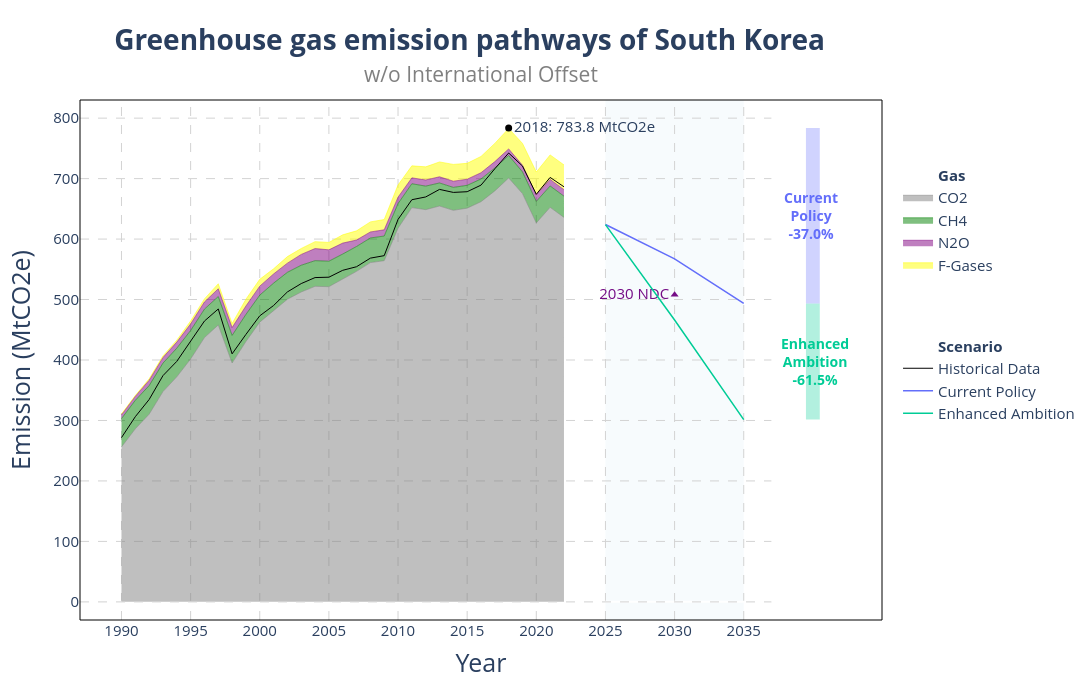

The cell this chart's notebook holds for it:
### Code cell
fig = go.Figure()

# emiss_2018 = 727.6
emiss_2018 = 783.8
# emiss_2018_net = 742.31
x_center = 2040
width = 1
# offset = 4.9574  # BPESD upward shift

emiss_2035_cur = dfOut.set_index(['scenario', 'Year'])['value'].get((cp_scen_nm, 2035))
emiss_2035_enh = dfOut.set_index(['scenario', 'Year'])['value'].get((ep_scen_nm, 2035))

reduc_cur = (1 - (emiss_2035_cur / emiss_2018)) * 100
reduc_enh = (1 - (emiss_2035_enh / emiss_2018)) * 100

# === Legend Group: Gases ===
# fig.add_trace(go.Scatter(
#     x=[None], y=[None], mode='lines',
#     line=dict(color='rgba(0,0,0,0)'),
#     name='<b>Sector</b>', showlegend=True, hoverinfo='skip'
# ))

# fig.add_trace(go.Scatter(
#     x=dfHist['index'],
#     y=dfHist['순배출량'] / 1000,
#     mode='lines', name='Total GHG (incl. LULUCF)',
#     line=dict(color='black', width=1)
# ))


# fig.add_trace(go.Scatter(
#     x=dfHist['index'],
#     y=dfHist['a. 공공전기 및 열 생산'] / 1000,
#     mode='lines', name='Electricity',
#     line=dict(color='black', width=1, dash='dash')
# ))

# === Legend Group: Gases ===
fig.add_trace(go.Scatter(
    x=[None], y=[None], mode='lines',
    line=dict(color='rgba(0,0,0,0)'),
    name='<br><br><br><b>Gas</b>', showlegend=True, hoverinfo='skip'
))
fig.add_trace(go.Scatter(x=dfHistGas['Year'], y=dfHistGas['CO2_stack'],
    mode='lines', name='CO2', fill='tozeroy',
    line=dict(width=0.5, color='grey')
))
fig.add_trace(go.Scatter(x=dfHistGas['Year'], y=dfHistGas['CH4_stack'],
    mode='lines', name='CH4', fill='tonexty',
    line=dict(width=0.5, color='green')
))
fig.add_trace(go.Scatter(x=dfHistGas['Year'], y=dfHistGas['N2O_stack'],
    mode='lines', name='N2O', fill='tonexty',
    line=dict(width=0.5, color='purple')
))
fig.add_trace(go.Scatter(x=dfHistGas['Year'], y=dfHistGas['FGas_stack'],
    mode='lines', name='F-Gases', fill='tonexty',
    line=dict(width=0.5, color='yellow')
))

fig.add_trace(go.Scatter(
    x=[2030], y=[emiss_2018 * 0.6 + 37.5],
    mode='markers+text',
    marker=dict(color='#750D86', size=7, symbol='triangle-up'),
    text='2030 NDC', textposition="middle left",
    textfont=dict(size=15, color="#750D86"),
    showlegend=False
))

# === Static Reference Point ===
fig.add_trace(go.Scatter(
    x=[2018], y=[emiss_2018],
    mode='markers+text',
    marker=dict(color='black', size=7),
    text=f'2018: {emiss_2018} MtCO2e',
    textposition='middle right',
    textfont=dict(size=15),
    showlegend=False
))

# === Legend Group: Scenarios ===
fig.add_trace(go.Scatter(
    x=[None], y=[None], mode='lines',
    line=dict(color='rgba(0,0,0,0)'),
    name='<br><br><br><b>Scenario</b>', showlegend=True, hoverinfo='skip'
))

fig.add_trace(go.Scatter(
    x=dfHist['index'],
    y=dfHist['순배출량'] / 1000,
    mode='lines', name='Historical Data',
    line=dict(color='black', width=1)
))

fig.add_trace(go.Scatter(
    x=dfOut[(dfOut['scenario'] == cp_scen_nm) & (dfOut['Year'] >= 2025)]['Year'],
    y=dfOut[(dfOut['scenario'] == cp_scen_nm) & (dfOut['Year'] >= 2025)]['value'],
    mode='lines', name='Current Policy',
    line=dict(color='#636EFA', width=1.5)
))

fig.add_trace(go.Scatter(
    x=dfOut[(dfOut['scenario'] == ep_scen_nm) & (dfOut['Year'] >= 2025)]['Year'],
    y=dfOut[(dfOut['scenario'] == ep_scen_nm) & (dfOut['Year'] >= 2025)]['value'],
    mode='lines', name='Enhanced Ambition',
    line=dict(color='#00CC96', width=1.5)
))

# fig.add_trace(go.Scatter(
#     x=dfOutPower[(dfOutPower['scenario'] == cp_scen_nm) & (dfOutPower['Year'] >= 2025)]['Year'],
#     y=dfOutPower[(dfOutPower['scenario'] == cp_scen_nm) & (dfOutPower['Year'] >= 2025)]['value'],
#     mode='lines', name='Current Policy',
#     line=dict(color='#636EFA', width=1.5, dash='dash'),
#     showlegend=False
# ))

# fig.add_trace(go.Scatter(
#     x=dfOutPower[(dfOutPower['scenario'] == ep_scen_nm) & (dfOutPower['Year'] >= 2005)]['Year'],
#     y=dfOutPower[(dfOutPower['scenario'] == ep_scen_nm) & (dfOutPower['Year'] >= 2005)]['value'],
#     mode='lines', name='Enhanced Ambition',
#     line=dict(color='#00CC96', width=1.5, dash='dash'),
#     showlegend=False
# ))

# === Axes & Layout ===
fig.update_layout(
    title="<b>Greenhouse gas emission pathways of South Korea</b>",
    title_font_size=28,
    title_x=0.43,
    legend_traceorder="normal",
    legend_title='',
    legend_font_size=15,
    plot_bgcolor='rgba(0,0,0,0)',
    width=1200,
    height=700,
    xaxis=dict(
        showgrid=False,
        title="Year", title_font_size=25,
        tickvals=list(range(1990, 2040, 5)),
        tickfont_size=15,
        range=[1987, 2045]
    ),
    yaxis=dict(
        showgrid=False,
        title="Emission (MtCO2e)", title_font_size=25,
        tickvals=list(range(0, 801, 100)),
        tickfont_size=15,
        range=[-30, 830]
    )
)

# === Reduction Boxes (overlay bars) ===
fig.add_trace(go.Scatter(
    x=[x_center - width / 2, x_center + width / 2, x_center + width / 2, x_center - width / 2],
    y=[emiss_2035_cur, emiss_2035_cur, emiss_2035_enh, emiss_2035_enh],
    fill='toself', fillcolor='rgba(0,204,150,0.3)',
    line=dict(color='rgba(0,0,0,0)'), hoverinfo='skip', showlegend=False
))
fig.add_trace(go.Scatter(
    x=[x_center - width / 2, x_center + width / 2, x_center + width / 2, x_center - width / 2],
    y=[emiss_2018, emiss_2018, emiss_2035_cur, emiss_2035_cur],
    fill='toself', fillcolor='rgba(99,110,250,0.3)',
    line=dict(color='rgba(0,0,0,0)'), hoverinfo='skip', showlegend=False
))

# === Reduction Labels ===
fig.add_annotation(
    x=x_center - 0.15, y=(emiss_2018 + emiss_2035_cur) / 2,
    text=f"<b>Current<br>Policy<br>-{reduc_cur:.1f}%</b>",
    showarrow=False, font=dict(size=14, color="#636EFA")
)
fig.add_annotation(
    x=x_center + 0.15, y=(emiss_2035_enh + emiss_2035_cur) / 2,
    text=f"<b>Enhanced<br>Ambition<br>-{reduc_enh:.1f}%</b>",
    showarrow=False, font=dict(size=14, color="#00CC96")
)

# === Reduction Boxes (overlay bars) ===
# fig.add_trace(go.Scatter(
#     x=[x_center - width / 2, x_center + width / 2, x_center + width / 2, x_center - width / 2],
#     y=[119.0679, 119.0679, 40.657, 40.657],
#     fill='toself', fillcolor='rgba(0,204,150,0.3)',
#     line=dict(color='rgba(0,0,0,0)'), hoverinfo='skip', showlegend=False
# ))

# fig.add_trace(go.Bar(
#     x=[x_center],
#     y=[278.84-40.657],
#     base=[40.657],  # for positioning
#     width=width,
#     marker=dict(
#         color='rgba(99,110,250,0.3)',
#         pattern=dict(
#             shape='\\',  # options: '/', '\\', 'x', '-', '|', '+', '.'
#             fillmode='overlay',
#             size=5,
#             solidity=0.2
#         )
#     ),
#     showlegend=False
# ))

# fig.add_trace(go.Scatter(
#     x=[x_center - width / 2, x_center + width / 2, x_center + width / 2, x_center - width / 2],
#     y=[278.84, 278.84, 119.0679, 119.0679],
#     fill='toself', fillcolor='rgba(99,110,250,0.3)',
#     line=dict(color='rgba(0,0,0,0)'), hoverinfo='skip', showlegend=False
# ))

# reduc_cur_power = 100 * (1 - 119.0679/278.84)
# reduc_enh_power = 100 * (1 - 40.657/278.84)

# # === Reduction Labels ===
# fig.add_annotation(
#     x=x_center - 0.15, y=(278.84 + 119.0679) / 2,
#     text=f"<b>-{reduc_cur_power:.1f}%</b>",
#     showarrow=False, font=dict(size=14, color="#636EFA")
# )
# fig.add_annotation(
#     x=x_center + 0.15, y=(40.657 + 119.0679) / 2,
#     text=f"<b>-{reduc_enh_power:.1f}%</b>",
#     showarrow=False, font=dict(size=14, color="#00CC96")
# )


# === Grid Lines (manual dashed lines) ===
for x in range(1990, 2040, 5):
    fig.add_shape(type="line", x0=x, x1=x, y0=-30, y1=830,
                  line=dict(color="LightGrey", width=1, dash="dash"),
                  layer='below')
for y in range(0, 831, 100):
    fig.add_shape(type="line", x0=1987, x1=2037, y0=y, y1=y,
                  line=dict(color="LightGrey", width=1, dash="dash"),
                  layer='below')
fig.add_shape(type="line", x0=1987, x1=2037, y0=0, y1=0,
              line=dict(color="LightGrey", width=1, dash="dash"),
              layer='above')

# === Optional: Highlight window 2025–2035 ===
fig.add_vrect(x0=2025, x1=2035, fillcolor="LightBlue", opacity=0.1,
              layer="below", line_width=0)

# === Box Around Plot ===
fig.add_shape(
    type="rect", xref="paper", yref="paper",
    x0=0, x1=1, y0=0, y1=1,
    line=dict(color="black", width=1),
    layer="above"
)

fig.add_annotation(
    text="w/o International Offset",
    xref="paper", 
    yref="paper",
    x=0.5,
    y=1.08,
    showarrow=False,
    font=dict(size=21, color="grey"),
    align="center"
)
fig.write_image("./fig/emiss_tot.png", scale=1)
fig

### Figure 1 — Plotly figure (JSON) as saved in the notebook; plotly's stock layout.template omitted (floating-point values rounded to 4 significant figures)
{"data": [{"hoverinfo": "skip", "line": {"color": "rgba(0,0,0,0)"}, "mode": "lines", "name": "<br><br><br><b>Gas</b>", "showlegend": true, "type": "scatter", "x": [null], "y": [null]}, {"fill": "tozeroy", "line": {"color": "grey", "width": 0.5}, "mode": "lines", "name": "CO2", "type": "scatter", "x": [1990, 1991, 1992, 1993, 1994, 1995, 1996, 1997, 1998, 1999, 2000, 2001, 2002, 2003, 2004, 2005, 2006, 2007, 2008, 2009, 2010, 2011, 2012, 2013, 2014, 2015, 2016, 2017, 2018, 2019, 2020, 2021, 2022], "y": [256.2, 286.2, 310.4, 347.7, 372.2, 401.7, 437.1, 457.9, 395.0, 430.5, 462.6, 482.3, 500.5, 512.5, 521.9, 521.3, 533.4, 546.7, 561.1, 564.3, 618.0, 652.0, 648.7, 654.7, 647.5, 651.1, 661.8, 679.6, 701.1, 675.2, 626.7, 652.5, 635.8]}, {"fill": "tonexty", "line": {"color": "green", "width": 0.5}, "mode": "lines", "name": "CH4", "type": "scatter", "x": [1990, 1991, 1992, 1993, 1994, 1995, 1996, 1997, 1998, 1999, 2000, 2001, 2002, 2003, 2004, 2005, 2006, 2007, 2008, 2009, 2010, 2011, 2012, 2013, 2014, 2015, 2016, 2017, 2018, 2019, 2020, 2021, 2022], "y": [303.0, 333.3, 357.6, 394.9, 419.5, 448.8, 484.1, 505.0, 440.6, 475.4, 507.3, 527.2, 545.0, 556.8, 564.3, 563.4, 575.3, 587.8, 601.8, 605.0, 658.7, 691.5, 687.5, 692.8, 685.5, 688.9, 699.4, 717.5, 738.2, 711.1, 662.3, 687.8, 671.0]}, {"fill": "tonexty", "line": {"color": "purple", "width": 0.5}, "mode": "lines", "name": "N2O", "type": "scatter", "x": [1990, 1991, 1992, 1993, 1994, 1995, 1996, 1997, 1998, 1999, 2000, 2001, 2002, 2003, 2004, 2005, 2006, 2007, 2008, 2009, 2010, 2011, 2012, 2013, 2014, 2015, 2016, 2017, 2018, 2019, 2020, 2021, 2022], "y": [309.4, 340.1, 366.5, 404.2, 429.6, 459.7, 496.0, 517.8, 453.6, 489.3, 522.1, 542.3, 560.2, 574.6, 584.3, 582.2, 593.3, 598.4, 611.8, 615.3, 669.3, 701.2, 697.7, 703.0, 695.7, 699.0, 709.7, 728.1, 749.1, 722.1, 673.0, 698.6, 681.7]}, {"fill": "tonexty", "line": {"color": "yellow", "width": 0.5}, "mode": "lines", "name": "F-Gases", "type": "scatter", "x": [1990, 1991, 1992, 1993, 1994, 1995, 1996, 1997, 1998, 1999, 2000, 2001, 2002, 2003, 2004, 2005, 2006, 2007, 2008, 2009, 2010, 2011, 2012, 2013, 2014, 2015, 2016, 2017, 2018, 2019, 2020, 2021, 2022], "y": [310.6, 341.2, 368.8, 406.8, 432.8, 464.5, 501.1, 526.1, 460.2, 500.6, 533.5, 550.8, 571.0, 584.5, 595.8, 594.4, 607.0, 613.6, 628.4, 632.3, 689.4, 721.1, 719.4, 727.6, 723.5, 725.3, 736.7, 758.3, 782.9, 758.2, 710.8, 739.2, 722.6]}, {"marker": {"color": "#750D86", "size": 7, "symbol": "triangle-up"}, "mode": "markers+text", "showlegend": false, "text": "2030 NDC", "textfont": {"color": "#750D86", "size": 15}, "textposition": "middle left", "type": "scatter", "x": [2030], "y": [507.8]}, {"marker": {"color": "black", "size": 7}, "mode": "markers+text", "showlegend": false, "text": "2018: 783.8 MtCO2e", "textfont": {"size": 15}, "textposition": "middle right", "type": "scatter", "x": [2018], "y": [783.8]}, {"hoverinfo": "skip", "line": {"color": "rgba(0,0,0,0)"}, "mode": "lines", "name": "<br><br><br><b>Scenario</b>", "showlegend": true, "type": "scatter", "x": [null], "y": [null]}, {"line": {"color": "black", "width": 1}, "mode": "lines", "name": "Historical Data", "type": "scatter", "x": [1990, 1991, 1992, 1993, 1994, 1995, 1996, 1997, 1998, 1999, 2000, 2001, 2002, 2003, 2004, 2005, 2006, 2007, 2008, 2009, 2010, 2011, 2012, 2013, 2014, 2015, 2016, 2017, 2018, 2019, 2020, 2021, 2022], "y": [271.6, 306.2, 334.6, 374.2, 397.8, 431.2, 464.4, 484.4, 410.2, 442.3, 473.1, 490.1, 512.6, 526.4, 536.3, 536.9, 548.3, 554.3, 568.5, 572.6, 632.4, 665.1, 669.7, 682.1, 677.2, 678.3, 689.2, 716.3, 742.3, 720.7, 674.1, 702.0, 686.5]}, {"line": {"color": "#636EFA", "width": 1.5}, "mode": "lines", "name": "Current Policy", "type": "scatter", "x": [2025, 2030, 2035], "y": [624.0, 567.3, 493.6]}, {"line": {"color": "#00CC96", "width": 1.5}, "mode": "lines", "name": "Enhanced Ambition", "type": "scatter", "x": [2025, 2030, 2035], "y": [623.9, 466.1, 301.5]}, {"fill": "toself", "fillcolor": "rgba(0,204,150,0.3)", "hoverinfo": "skip", "line": {"color": "rgba(0,0,0,0)"}, "showlegend": false, "type": "scatter", "x": [2040.0, 2040.0, 2040.0, 2040.0], "y": [493.6, 493.6, 301.5, 301.5]}, {"fill": "toself", "fillcolor": "rgba(99,110,250,0.3)", "hoverinfo": "skip", "line": {"color": "rgba(0,0,0,0)"}, "showlegend": false, "type": "scatter", "x": [2040.0, 2040.0, 2040.0, 2040.0], "y": [783.8, 783.8, 493.6, 493.6]}], "layout": {"annotations": [{"font": {"color": "#636EFA", "size": 14}, "showarrow": false, "text": "<b>Current<br>Policy<br>-37.0%</b>", "x": 2040.0, "y": 638.7}, {"font": {"color": "#00CC96", "size": 14}, "showarrow": false, "text": "<b>Enhanced<br>Ambition<br>-61.5%</b>", "x": 2040.0, "y": 397.5}, {"align": "center", "font": {"color": "grey", "size": 21}, "showarrow": false, "text": "w/o International Offset", "x": 0.5, "xref": "paper", "y": 1.08, "yref": "paper"}], "height": 700, "legend": {"font": {"size": 15}, "title": {"text": ""}, "traceorder": "normal"}, "plot_bgcolor": "rgba(0,0,0,0)", "shapes": [{"layer": "below", "line": {"color": "LightGrey", "dash": "dash", "width": 1}, "type": "line", "x0": 1990, "x1": 1990, "y0": -30, "y1": 830}, {"layer": "below", "line": {"color": "LightGrey", "dash": "dash", "width": 1}, "type": "line", "x0": 1995, "x1": 1995, "y0": -30, "y1": 830}, {"layer": "below", "line": {"color": "LightGrey", "dash": "dash", "width": 1}, "type": "line", "x0": 2000, "x1": 2000, "y0": -30, "y1": 830}, {"layer": "below", "line": {"color": "LightGrey", "dash": "dash", "width": 1}, "type": "line", "x0": 2005, "x1": 2005, "y0": -30, "y1": 830}, {"layer": "below", "line": {"color": "LightGrey", "dash": "dash", "width": 1}, "type": "line", "x0": 2010, "x1": 2010, "y0": -30, "y1": 830}, {"layer": "below", "line": {"color": "LightGrey", "dash": "dash", "width": 1}, "type": "line", "x0": 2015, "x1": 2015, "y0": -30, "y1": 830}, {"layer": "below", "line": {"color": "LightGrey", "dash": "dash", "width": 1}, "type": "line", "x0": 2020, "x1": 2020, "y0": -30, "y1": 830}, {"layer": "below", "line": {"color": "LightGrey", "dash": "dash", "width": 1}, "type": "line", "x0": 2025, "x1": 2025, "y0": -30, "y1": 830}, {"layer": "below", "line": {"color": "LightGrey", "dash": "dash", "width": 1}, "type": "line", "x0": 2030, "x1": 2030, "y0": -30, "y1": 830}, {"layer": "below", "line": {"color": "LightGrey", "dash": "dash", "width": 1}, "type": "line", "x0": 2035, "x1": 2035, "y0": -30, "y1": 830}, {"layer": "below", "line": {"color": "LightGrey", "dash": "dash", "width": 1}, "type": "line", "x0": 1987, "x1": 2037, "y0": 0, "y1": 0}, {"layer": "below", "line": {"color": "LightGrey", "dash": "dash", "width": 1}, "type": "line", "x0": 1987, "x1": 2037, "y0": 100, "y1": 100}, {"layer": "below", "line": {"color": "LightGrey", "dash": "dash", "width": 1}, "type": "line", "x0": 1987, "x1": 2037, "y0": 200, "y1": 200}, {"layer": "below", "line": {"color": "LightGrey", "dash": "dash", "width": 1}, "type": "line", "x0": 1987, "x1": 2037, "y0": 300, "y1": 300}, {"layer": "below", "line": {"color": "LightGrey", "dash": "dash", "width": 1}, "type": "line", "x0": 1987, "x1": 2037, "y0": 400, "y1": 400}, {"layer": "below", "line": {"color": "LightGrey", "dash": "dash", "width": 1}, "type": "line", "x0": 1987, "x1": 2037, "y0": 500, "y1": 500}, {"layer": "below", "line": {"color": "LightGrey", "dash": "dash", "width": 1}, "type": "line", "x0": 1987, "x1": 2037, "y0": 600, "y1": 600}, {"layer": "below", "line": {"color": "LightGrey", "dash": "dash", "width": 1}, "type": "line", "x0": 1987, "x1": 2037, "y0": 700, "y1": 700}, {"layer": "below", "line": {"color": "LightGrey", "dash": "dash", "width": 1}, "type": "line", "x0": 1987, "x1": 2037, "y0": 800, "y1": 800}, {"layer": "above", "line": {"color": "LightGrey", "dash": "dash", "width": 1}, "type": "line", "x0": 1987, "x1": 2037, "y0": 0, "y1": 0}, {"fillcolor": "LightBlue", "layer": "below", "line": {"width": 0}, "opacity": 0.1, "type": "rect", "x0": 2025, "x1": 2035, "xref": "x", "y0": 0, "y1": 1, "yref": "y domain"}, {"layer": "above", "line": {"color": "black", "width": 1}, "type": "rect", "x0": 0, "x1": 1, "xref": "paper", "y0": 0, "y1": 1, "yref": "paper"}], "title": {"font": {"size": 28}, "text": "<b>Greenhouse gas emission pathways of South Korea</b>", "x": 0.43}, "width": 1200, "xaxis": {"range": [1987, 2045], "showgrid": false, "tickfont": {"size": 15}, "tickvals": [1990, 1995, 2000, 2005, 2010, 2015, 2020, 2025, 2030, 2035], "title": {"font": {"size": 25}, "text": "Year"}}, "yaxis": {"range": [-30, 830], "showgrid": false, "tickfont": {"size": 15}, "tickvals": [0, 100, 200, 300, 400, 500, 600, 700, 800], "title": {"font": {"size": 25}, "text": "Emission (MtCO2e)"}}}}
